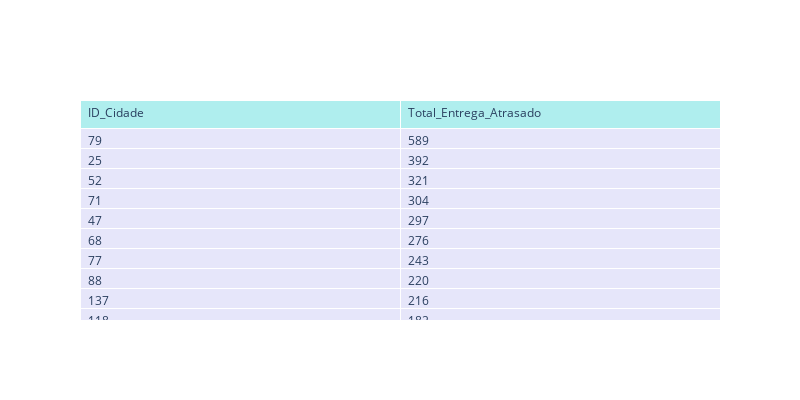

Notebook code cell kept with this figure:
### Code cell
table2 = go.Figure(data=[go.Table(
    header=dict(values=list(df_atraso.columns),
                fill_color='paleturquoise',
                align='left'),
    cells=dict(values=[df_atraso.ID_Cidade, df_atraso.Total_Entrega_Atrasado],
               fill_color='lavender',
               align='left'))
])
table2.update_layout(width=800, height=400)

table2.show()

### Figure 1 — Plotly figure (JSON) as saved in the notebook; plotly's stock layout.template omitted (floating-point values rounded to 4 significant figures; data arrays with more than 128 entries replaced by an {"elided": "..."} marker saying what was removed)
{"data": [{"cells": {"align": "left", "fill": {"color": "lavender"}, "values": {"elided": "2x138 mixed values"}}, "header": {"align": "left", "fill": {"color": "paleturquoise"}, "values": ["ID_Cidade", "Total_Entrega_Atrasado"]}, "type": "table"}], "layout": {"height": 400, "width": 800}}
